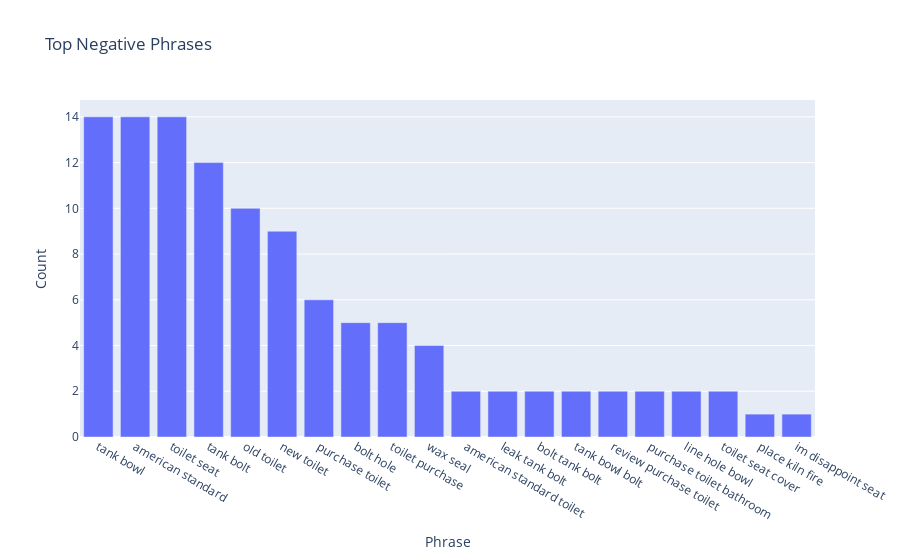

Source (notebook cell):
### Code cell
# Find phrases (bi-gram, tri-gram) in reviews with 1,2,3 stars (Top 10)
negative_reviews = df[df['Stars'].isin([1, 2, 3])]['Review']
negative_bigrams = []
negative_trigrams = []
for review in negative_reviews:
    review = review.lower()
    tokens = review.split()
    negative_bigrams.extend(get_valid_bigrams(tokens))
    negative_trigrams.extend(get_valid_trigrams(tokens))
top_negative_bigrams = Counter(negative_bigrams).most_common(10)
top_negative_trigrams = Counter(negative_trigrams).most_common(10)
top_negative_phrases_df = pd.DataFrame(top_negative_bigrams + top_negative_trigrams, columns=['Phrase', 'Count'])
fig = px.bar(top_negative_phrases_df, x='Phrase', y='Count', title='Top Negative Phrases')
fig.show()

### Figure 1 — Plotly figure (JSON) as saved in the notebook; plotly's stock layout.template omitted (floating-point values rounded to 4 significant figures)
{"data": [{"alignmentgroup": "True", "hovertemplate": "Phrase=%{x}<br>Count=%{y}<extra></extra>", "legendgroup": "", "marker": {"color": "#636efa", "pattern": {"shape": ""}}, "name": "", "offsetgroup": "", "orientation": "v", "showlegend": false, "textposition": "auto", "type": "bar", "x": ["tank bowl", "american standard", "toilet seat", "tank bolt", "old toilet", "new toilet", "purchase toilet", "bolt hole", "toilet purchase", "wax seal", "american standard toilet", "leak tank bolt", "bolt tank bolt", "tank bowl bolt", "review purchase toilet", "purchase toilet bathroom", "line hole bowl", "toilet seat cover", "place kiln fire", "im disappoint seat"], "xaxis": "x", "y": [14, 14, 14, 12, 10, 9, 6, 5, 5, 4, 2, 2, 2, 2, 2, 2, 2, 2, 1, 1], "yaxis": "y"}], "layout": {"barmode": "relative", "legend": {"tracegroupgap": 0}, "title": {"text": "Top Negative Phrases"}, "xaxis": {"anchor": "y", "domain": [0, 1], "title": {"text": "Phrase"}}, "yaxis": {"anchor": "x", "domain": [0, 1], "title": {"text": "Count"}}}}
